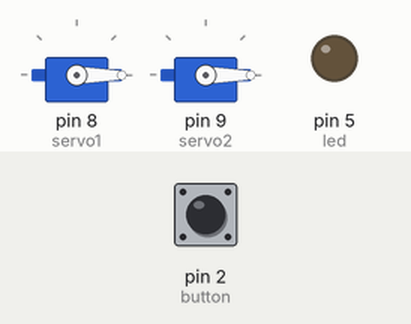
The sketch below on a simulated Arduino Uno, built with avr-gcc and run on an emulated ATmega328P. On the bench: 2 × servo, output pins drawn as LEDs (lit = HIGH). The inputs (shaded band) are chosen by the test bench; at power-on: pin 2 (button) LOW. What the sketch prints to the serial monitor is not drawn.

Above: at 1.2 s.
1.3 s: pin 2 (button) pulled HIGH for 0.15 s
At 1.38 s:
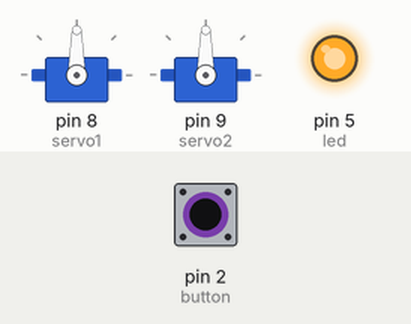
2.9 s: pin 2 (button) pulled HIGH for 3.2 s
At 6.8 s:
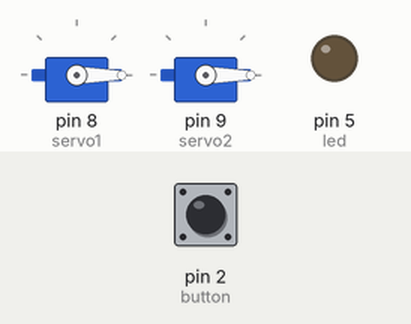
7.6 s: pin 2 (button) driven HIGH
At 8.3 s:
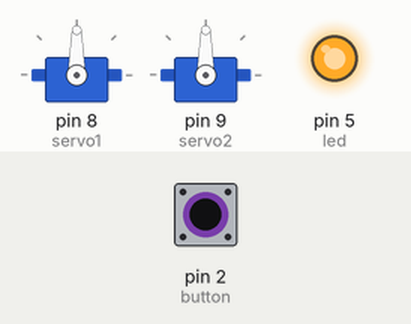
10.6 s: pin 2 (button) driven LOW
At 11.3 s:
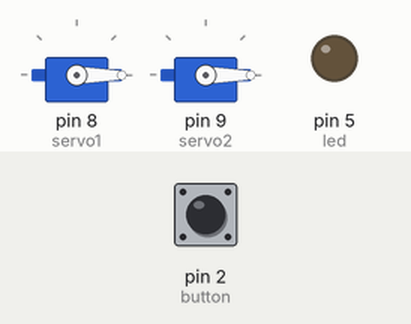
Timing chart, 0 to 13.1 s (numbered marks = the images above; inputs shaded):
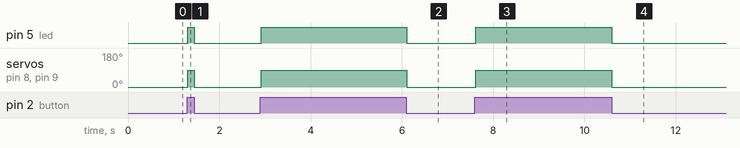

Measured:
- after the input at 1.3 s, pin 5 (led): LOW → HIGH at once, → LOW 0.14 s later; servo on pin 8 (servo1), servo on pin 9 (servo2): 0° → 90° at once, → 0° 0.14 s later
- after the input at 2.9 s, pin 5 (led): LOW → HIGH at once, → LOW 3.2 s later; servo on pin 8 (servo1), servo on pin 9 (servo2): 0° → 90° at once, → 0° 3.2 s later
- after the input at 7.6 s, pin 5 (led): LOW → HIGH at once; servo on pin 8 (servo1), servo on pin 9 (servo2): 0° → 90° at once
- after the input at 10.6 s, pin 5 (led): HIGH → LOW at once; servo on pin 8 (servo1), servo on pin 9 (servo2): 90° → 0° at once

The sketch:

servo_motor.ino
```cpp
#include <Servo.h>

int button = 2;
int led = 5;
Servo servo1;
Servo servo2;

void setup()
{
  pinMode(button, INPUT);
  pinMode(led, OUTPUT);
  servo1.attach(8);
  servo2.attach(9);
  Serial.begin(9600);
}
void loop()
{
  int result_btn = digitalRead(button);

  Serial.println(result_btn);

  while (result_btn == 1) {

    Serial.print("while");
    Serial.println(result_btn);

    digitalWrite(led, HIGH);

    servo1.write(90);
    servo2.write(90);
    // delay(100);
    // servo1.write(0);
    // servo2.write(0);
    // delay(100);

    result_btn = digitalRead(button);
  }


  // servo1.write(180);
  // servo2.write(45);
  // delay(10);
  // servo1.write(0);
  // servo2.write(0);
  // delay(10);

  digitalWrite(led, LOW);

  servo1.write(0);
  servo2.write(0);


}
```
